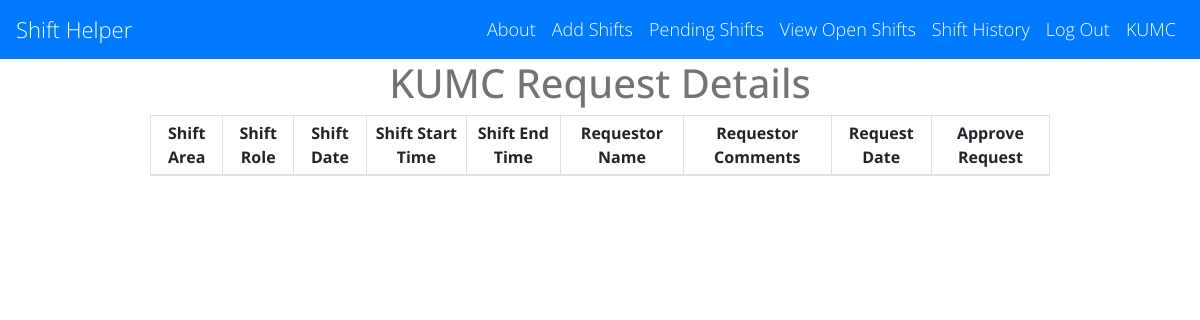
Before: /request_details?id=15 (signed in) with the older database file.
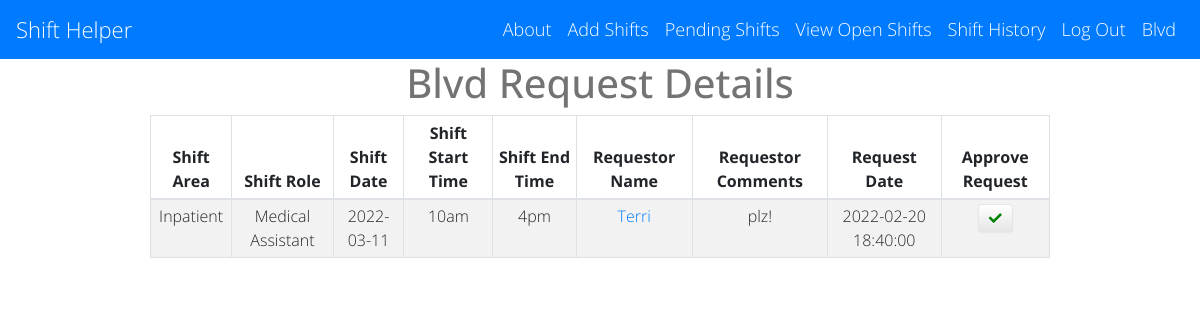
After: the same page with the newer database file.
### main.py (models this page shows)
class Hospital(UserMixin, db.Model):
    id = db.Column(db.Integer, primary_key=True)
    hospital_name = db.Column(db.String(1000))
    admin_name = db.Column(db.String(1000))
    admin_email = db.Column(db.String(100))
    admin_password = db.Column(db.String(1000))
    staff_password = db.Column(db.String(1000))
    created_date = db.Column(db.TIMESTAMP)

class Requests(db.Model):
    transaction_id = db.Column(db.Integer, primary_key=True)
    shift_id = db.Column(db.Integer)
    hospital_id = db.Column(db.Integer)
    status = db.Column(db.String)
    create_dt_tm = db.Column(db.TIMESTAMP)
    approved_dt_tm = db.Column(db.TIMESTAMP)
    requested_by_name = db.Column(db.String)
    requested_by_email = db.Column(db.String)
    requested_by_phone = db.Column(db.String)
    comments = db.Column(db.String)

class Shifts(db.Model):
    shift_id = db.Column(db.Integer, primary_key=True)
    hospital_id = db.Column(db.Integer)
    area = db.Column(db.String)
    role = db.Column(db.String)
    date = db.Column(db.Date)
    start_time = db.Column(db.String)
    end_time = db.Column(db.String)
    comments = db.Column(db.String)
    status = db.Column(db.String)
    picked_up_by = db.Column(db.String)
    approved_dt_tm = db.Column(db.TIMESTAMP)
    create_dt_tm = db.Column(db.TIMESTAMP)
    contact_name = db.Column(db.String)
    contact_email = db.Column(db.String)

### main.py (the view)
@app.route('/request_details', methods=['GET', 'POST'])
@login_required
def request_detail():
    cur_hospital = Hospital.query.get(current_user.id)
    shift_id = request.args.get('id')
    request_details = db.session.query(Requests) \
        .join(Shifts, Shifts.shift_id == Requests.shift_id) \
        .filter(Requests.shift_id == shift_id) \
        .order_by(Requests.create_dt_tm) \
        .with_entities(Requests.requested_by_name, Requests.requested_by_email
                       , Requests.comments.label('requestor_comments'), Requests.create_dt_tm.label('request_date')
                       , Shifts.date.label('shift_date'), Shifts.area, Shifts.role, Shifts.start_time, Shifts.end_time
                       , Requests.transaction_id)
    return render_template('request_details.html', requests=request_details, hospital=cur_hospital, logged_in=True)

### main.py (called while the page is built)
@login_manager.user_loader
def load_user(user_id):
    return Hospital.query.get(int(user_id))

### templates/request_details.html (shortened to what this page needs)
{% extends 'base.html' %}
{% block content %}
<div class="table-responsive">
  <div class="row">
    <div class="col-sm-12">
      <h1> {{ current_user.hospital_name }} Request Details</h1>
	  <table id="data" class="table table-striped table-sm table-bordered">
        <thead>
            <tr>
                <th>Shift Area</th>
                <th>Shift Role</th>
                <th>Shift Date</th>
                <th>Shift Start Time</th>
                <th>Shift End Time</th>
                <th>Requestor Name</th>
                <th>Requestor Comments</th>
                <th>Request Date</th>
                <th>Approve Request</th>
            </tr>
        </thead>
          <tbody>
              {% for row in requests %}
                  <tr>
                      <td>{{ row.area }}</td>
                      <td>{{ row.role }}</td>
                      <td>{{ row.shift_date }}</td>
                      <td>{{ row.start_time }}</td>
                      <td>{{ row.end_time }}</td>
                      <td><a href="mailto:{{ row.requested_by_email }}">{{ row.requested_by_name }}</a></td>
                      <td>{{ row.requestor_comments }}</td>
                      <td>{{ row.request_date }}</td>
                      <td><a href="{{ url_for('approve_request',id=row.transaction_id) }}">
                          <button class="btn btn-lg">
                              <i class="fa fa-check" style="color: green;"></i>
                          </button>
                      </a></td>
                  </tr>
              {% endfor %}
          </tbody>
  	  </table>
    </div>
  </div>
</div>
{% endblock %}

### templates/base.html (shortened to what this page needs)
<!DOCTYPE html>
<html>
<head>
    <link rel="stylesheet" href="//use.fontawesome.com/releases/v5.0.7/css/all.css">
    <link rel="stylesheet" href="https://stackpath.bootstrapcdn.com/bootstrap/4.5.2/css/bootstrap.min.css">
    <link rel="stylesheet" type="text/css" href="https://cdn.datatables.net/1.11.4/css/jquery.dataTables.min.css">
    <link rel="stylesheet" href="{{ url_for('static', filename='css/styles.css')}}">
</head>
<body>
<nav class="navbar navbar-expand-lg navbar-dark bg-primary">
  <a class="navbar-brand" href="/">Shift Helper</a>
  <div class="collapse navbar-collapse">
      <ul class = "navbar-nav ml-auto">
          <li class="nav-item">
              <a class="nav-link" href="{{ url_for('about') }}">About</a>
          </li>
          {% if logged_in: %}
              {% if current_user.is_authenticated: %}
          <li class="nav-item">
              <a class="nav-link" href="{{ url_for('add_shifts') }}">Add Shifts</a>
          </li>
          <li class="nav-item">
              <a class="nav-link" href="{{ url_for('pending_shifts') }}">Pending Shifts</a>
          </li>
              {% endif %}
          <li class="nav-item">
              <a class="nav-link" href="{{ url_for('shifts', hospital_id=hospital.id) }}">View Open Shifts</a>
          </li>
        <li class="nav-item">
              <a class="nav-link" href="{{ url_for('shift_history', hospital_id=hospital.id) }}">Shift History</a>
          </li>
          <li class="nav-item">
              <a class="nav-link" href="{{ url_for('logout') }}">Log Out</a>
          </li>
          <li class="nav-item">
              <a class="nav-link" href="">{{ hospital.hospital_name }}</a>
          </li>
          {% endif %}
      </ul>
  </div>
</nav>
       {% block content %}
       {% endblock %}
</body>
</html>

### static/css/styles.css (style rules this page uses)
.btn { display: inline-block; *display: inline; *zoom: 1; padding: 4px 10px 4px; margin-bottom: 0; font-size: 13px; line-height: 18px; color: #333333; text-align: center;text-shadow: 0 1px 1px rgba(255, 255, 255, 0.75); vertical-align: middle; background-color: #f5f5f5; background-image: -moz-linear-gradient(top, #ffffff, #e6e6e6); background-image: -ms-linear-gradient(top, #ffffff, #e6e6e6); background-image: -webkit-gradient(linear, 0 0, 0 100%, from(#ffffff), to(#e6e6e6)); background-image: -webkit-linear-gradient(top, #ffffff, #e6e6e6); background-image: -o-linear-gradient(top, #ffffff, #e6e6e6); background-image: linear-gradient(top, #ffffff, #e6e6e6); background-repeat: repeat-x; filter: progid:dximagetransform.microsoft.gradient(startColorstr=#ffffff, endColorstr=#e6e6e6, GradientType=0); border-color: #e6e6e6 #e6e6e6 #e6e6e6; border-color: rgba(0, 0, 0, 0.1) rgba(0, 0, 0, 0.1) rgba(0, 0, 0, 0.25); border: 1px solid #e6e6e6; -webkit-border-radius: 4px; -moz-border-radius: 4px; border-radius: 4px; -webkit-box-shadow: inset 0 1px 0 rgba(255, 255, 255, 0.2), 0 1px 2px rgba(0, 0, 0, 0.05); -moz-box-shadow: inset 0 1px 0 rgba(255, 255, 255, 0.2), 0 1px 2px rgba(0, 0, 0, 0.05); box-shadow: inset 0 1px 0 rgba(255, 255, 255, 0.2), 0 1px 2px rgba(0, 0, 0, 0.05); cursor: pointer; *margin-left: .3em; }
* { -webkit-box-sizing:border-box; -moz-box-sizing:border-box; -ms-box-sizing:border-box; -o-box-sizing:border-box; box-sizing:border-box; }
html { width: 100%; height:100%; overflow:scroll; }
body { width: 100%; height:100%; font-family: 'Open Sans', Arial, sans-serif; font-weight:200; background: #ffffff; color: rgba(0, 0, 0, 0.55); filter: progid:DXImageTransform.Microsoft.gradient( startColorstr='#3E1D6D', endColorstr='#092756',GradientType=1 ); }
.navbar-brand { font-size: 22px; font-family: "Open Sans", Arial, sans-serif; }
.navbar-dark .navbar-nav .nav-link { color: white; font-size: 18px; }
.navbar-collapse { color: white; }
.table { text-align: center; }
.table-responsive { padding-left: 150px; padding-right: 150px; text-align: center; }

Changed rows visible on the page:
changed Hospital: hospital_name "KUMC" → "Blvd"
added Requests: area "Inpatient", role "Medical Assistant", shift_date "2022-03-11", start_time "10am", end_time "4pm", requested_by_name "Terri", requestor_comments "plz!", request_date "2022-02-20 18:40:00"
